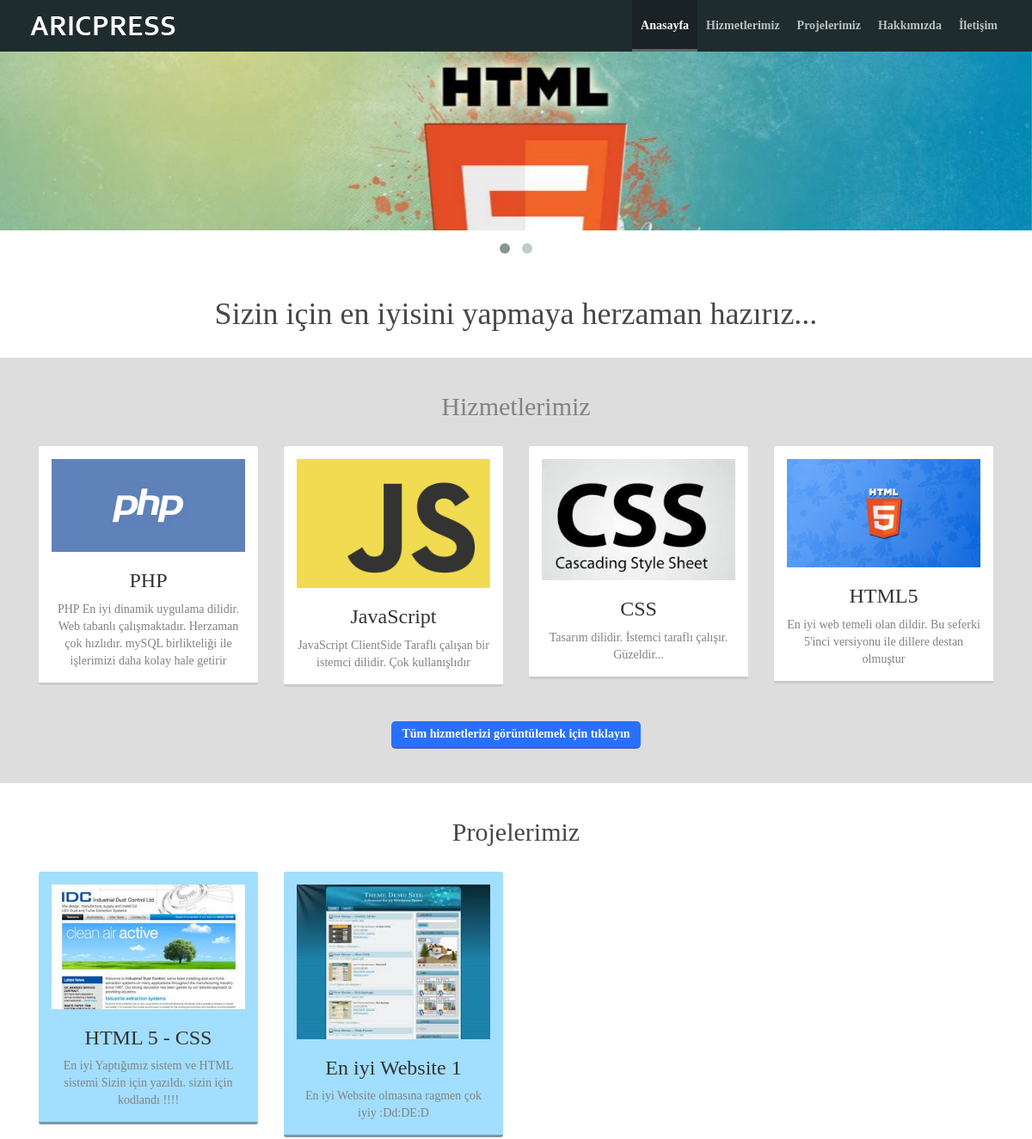
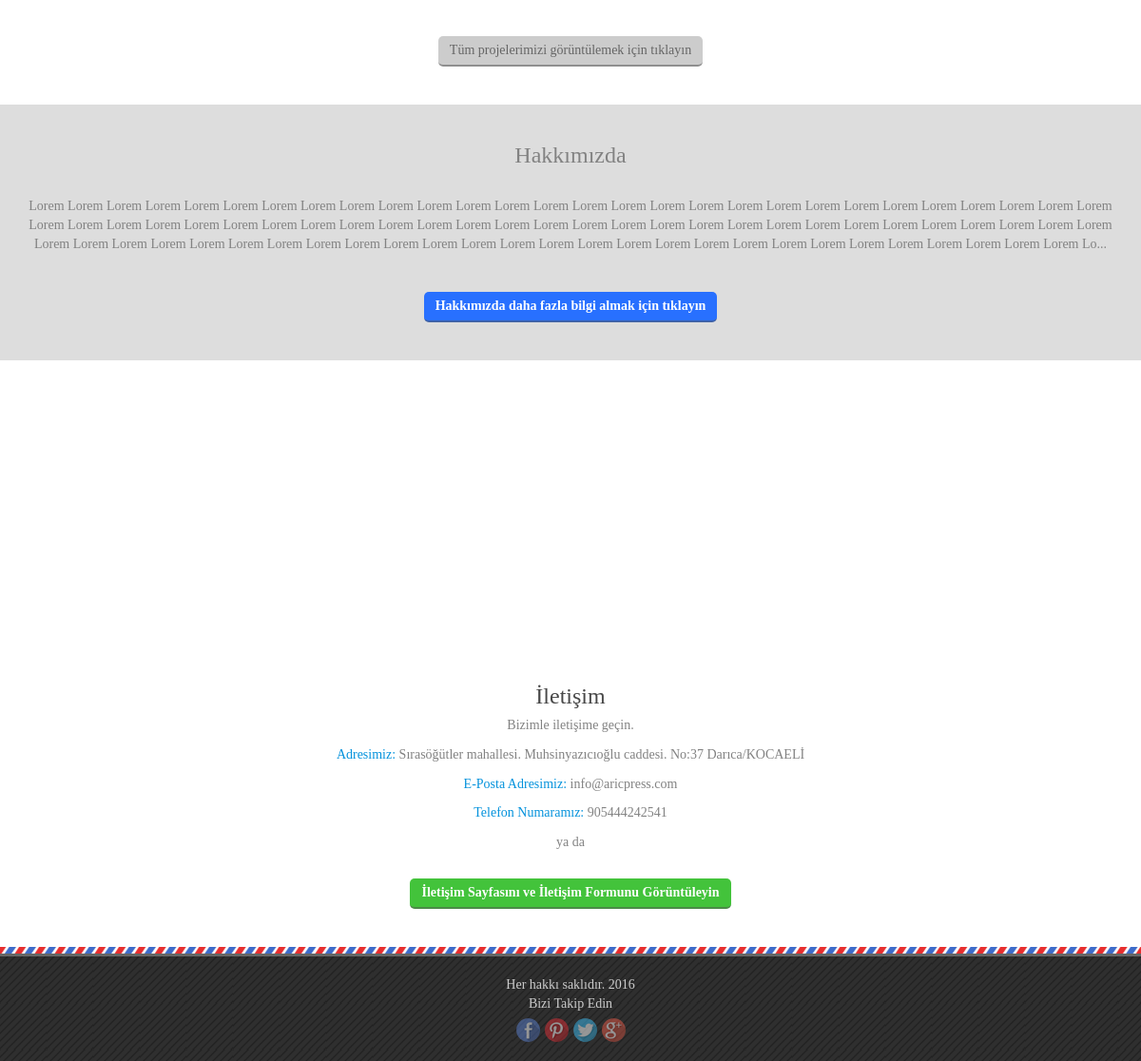
The page / on the database its author committed (2 pictures, top to bottom).
### tables this page shows
CREATE TABLE `slider_table` (
  `id` int(11) NOT NULL,
  `create_time` datetime DEFAULT NULL ON UPDATE CURRENT_TIMESTAMP
);

CREATE TABLE `system_table` (
  `admin_user` varchar(255) DEFAULT NULL,
  `admin_password` varchar(255) DEFAULT NULL,
  `copyright` varchar(255) DEFAULT NULL,
  `facebook` varchar(255) DEFAULT NULL,
  `twitter` varchar(255) DEFAULT NULL,
  `pinterest` varchar(255) DEFAULT NULL,
  `google_plus` varchar(255) DEFAULT NULL,
  `google_maps` varchar(255) DEFAULT NULL,
  `slogan` varchar(255) DEFAULT NULL,
  `adres` varchar(255) DEFAULT NULL,
  `tel` varchar(255) DEFAULT NULL,
  `info` text,
  `company_name` varchar(255) DEFAULT NULL,
  `eposta` varchar(255) DEFAULT NULL,
  `google_site_verification` varchar(255) DEFAULT NULL
);

CREATE TABLE `services_table` (
  `id` int(11) NOT NULL,
  `title` varchar(255) DEFAULT NULL,
  `content` text,
  `create_time` datetime DEFAULT NULL ON UPDATE CURRENT_TIMESTAMP
);

CREATE TABLE `project_table` (
  `id` int(11) NOT NULL,
  `title` varchar(255) DEFAULT NULL,
  `content` text,
  `create_time` datetime DEFAULT NULL ON UPDATE CURRENT_TIMESTAMP
);

### fn/page-inset/index.inset.php (the view, shortened to what this page needs)
<?php
$kyt = $db->query("SELECT * FROM system_table")->fetch();
?>
<link rel="stylesheet" href="js/owl.carousel.css" />
<link rel="stylesheet" href="js/owl.theme.css" />
<link rel="stylesheet" href="js/owl.transitions.css" />
<div id="slider" class="owl-carousel owl-theme">
        <?php
            global $db;
            foreach($db->query("SELECT id FROM slider_table") as $str) {
                echo "<div class=\"item\"><img stye=\"width:100%\" alt src=\"kit/slider/".$str["id"].".jpg\" /></div>";
            }
        ?>
</div>
<div class="nav">
    <div class="container">
        <br />
        <h1 class="text-center" style="color: #484848"><?php echo $kyt["slogan"]?></h1>
        <br />
    </div>
</div>
<div class="nav bg-open-gray">
    <div class="container">
        <br />
        <h2 class="text-center d-g-c">Hizmetlerimiz</h2>
        <br />
        <div class="nav">
            <?php
            global $db;
            foreach($db->query("SELECT * FROM services_table LIMIT 4") as $str) {
                echo "<div class=\"col-xs-12 col-sm-6 col-md-3 col-lg-3\"><div class=\"nav pankarts\"><img class=\"img-responsive\" alt src=\"kit/services/".$str["id"].".jpg\" /><h3 class=\"text-center\">".$str["title"]."</h3><div class=\"nav d-g-c text-center\">".$str["content"]."</div></div></div>";
            }
            ?>
        </div>
        <br />
        <br />
        <div class="nav">
            <button type="button" style="display: block" onclick="all_services()" class="tf-btn tf-btn-blue pull-center">Tüm hizmetlerizi görüntülemek için tıklayın</button>
        </div>
        <br />
        <br />
    </div>
</div>
<div class="nav">
    <div class="container">
        <br />
        <h2 class="text-center ud-g-c">Projelerimiz</h2>
        <br />
        <div class="nav">
            <?php
            global $db;
            foreach($db->query("SELECT * FROM project_table ORDER BY id DESC LIMIT 4") as $str) {
                echo "<div class=\"col-xs-12 col-sm-6 col-md-3 col-lg-3\"><div class=\"nav pankarts-gray\"><img class=\"img-responsive\" alt src=\"kit/projects/".$str["id"].".jpg\" /><h3 class=\"text-center\">".$str["title"]."</h3><div class=\"nav d-g-c text-center\">".$str["content"]."</div></div></div>";
            }
            ?>
        </div>
        <br />
        <br />
        <div class="nav">
            <button type="button" style="display: block" onclick="all_projects()" class="tf-btn pull-center">Tüm projelerimizi görüntülemek için tıklayın</button>
        </div>
        <br />
        <br />
    </div>
    </div>
<div class="nav bg-open-gray d-g-c">
    <div class="container">
        <br />
        <h3 class="text-center">Hakkımızda</h3>
        <br />
        <div class="nav text-center"><?php echo substr($kyt["info"], 0, 500);?>...</div>
        <br />
        <br />
        <div class="nav">
            <button type="button" style="display: block" onclick="about()" class="tf-btn tf-btn-blue pull-center">Hakkımızda daha fazla bilgi almak için tıklayın</button>
        </div>
        <br />
        <br />
    </div>
</div>
<div class="nav" id="map" style="height:300px">
</div>
<div class="nav">
    <div class="container d-g-c">
        <br />
        <h3 class="text-center ud-g-c">İletişim</h3>
        <h5 class="text-center">
            Bizimle iletişime geçin.
            <br />
            <br />
            <font color="#0492dc">Adresimiz: </font> <?php echo $kyt["adres"];?>
            <br />
            <br />
            <font color="#0492dc">E-Posta Adresimiz: </font> <?php echo $kyt["eposta"];?>
            <br />
            <br />
            <font color="#0492dc">Telefon Numaramız: </font> <?php echo $kyt["tel"];?>
            <br />
            <br />
            ya da
        </h5>
        <br />
        <center><button type="button" onclick="contact()" class="tf-btn tf-btn-green">İletişim Sayfasını ve İletişim Formunu Görüntüleyin</button></center>
        <br />
        <br />
    </div>
</div>

### index.php (shortened to what this page needs)
<?php
include("fn/dbManager.php");
$page = @$_GET["page"];
?>
<!DOCTYPE html>
<html lang="tr">
  	<head>
	    <link href="css/bootstrap.min.css" rel="stylesheet" />
	    <link href="css/framework.min.css" rel="stylesheet" />
  	</head>
    <body>
        <?php
        include("top.php");
        switch($page) {
            case null:{
                include("fn/page-inset/index.inset.php");
            };break;
        };
        include("bottom.php");
        ?>
    </body>
</html>

### top.php (shortened to what this page needs)
<div class="nav" style="background-color:#1f2c2e">
    <div class="container">
        <div class="pull-left">
            <img src="kit/other/logo.png" />
        </div>
        <div class="pull-right" id="menu">
            <ul class="hidden-xs">
                <li><a href="/">Anasayfa</a></li>
                <li><a href="hizmetlerimiz">Hizmetlerimiz</a></li>
                <li><a href="projelerimiz">Projelerimiz</a></li>
                <li><a href="hakkimizda">Hakkımızda</a></li>
                <li><a href="iletisim">İletişim</a></li>
            </ul>
        </div>
    </div>
</div>

### bottom.php (shortened to what this page needs)
<?php
$social = $db->query("SELECT * FROM system_table")->fetch();
?>
<div class="nav" id="serit"></div>
<div class="nav" id="footer-wrap">
    <br />
    <div class="container text-center o-g-c">
        <span><?php echo $social["copyright"];?></span>
        <br />
        <span>Bizi Takip Edin</span>
        <br />
        <div class="pull-center" style="width: 115px; margin-top: 5px">
                <a class="social-img" id="facebook" href="https://www.facebook.com/<?php echo $social["facebook"]?>"></a>
                <a class="social-img" id="pinterest" href="https://www.pinterest.com/<?php echo $social["pinterest"]?>"></a>
                <a class="social-img" id="twitter" href="https://www.twitter.com/<?php echo $social["twitter"]?>"></a>
                <a class="social-img" id="google" href="https://plus.google.com/<?php echo $social["google_plus"]?>"></a>
        </div>
    </div>
    <br />
</div>

### top.php (style rules this page uses)
#menu { height:60px;background-color:transparent;padding:0px; }
#menu>ul { padding:0px;margin:0px;height:60px;list-style-type:none; }
#menu>ul>li { float:left;height:100%; }
#menu>ul>li>a { display:block;padding:0px 10px;color:rgba(255,255,255,0.7);font-weight:600;line-height:60px;height: 60px;border-bottom:3px inset transparent;text-decoration:none!important;-webkit-transition:color 0.2s,background-color 0.2s,border-bottom-color 0.2s;-moz-transition:color 0.2s,background-color 0.2s,border-bottom-color 0.2s;-ms-transition:color 0.2s,background-color 0.2s,border-bottom-color 0.2s;-o-transition:color 0.2s,background-color 0.2s,border-bottom-color 0.2s;transition:color 0.2s,background-color 0.2s,border-bottom-color 0.2s; }

### fn/page-inset/index.inset.php (style rules this page uses)
#slider { width: 100%;overflow: hidden; }
.bg-open-gray { background-color: #ddd; }
.pankarts { background-color: #fff;border-bottom: 3px inset rgba(0,0,0,0.3);padding: 15px;border-radius: 3px; }
.ud-g-c { color: #484848; }
.pankarts-gray { background-color: rgba(70,190,255,0.5);padding: 15px;border-bottom: 3px inset rgba(0,0,0,0.5);border-radius: 3px; }
#slider .item img { display: block;width: 100%;height: auto; }

### bottom.php (style rules this page uses)
#footer-wrap { background-image:url(kit/other/texture-bg.png); }
.social-img { float:left;display:block;width:25px;height:25px;border-radius:100%;background-image:url(kit/other/social.png);margin-left:5px;opacity:0.5;-webkit-transition: opacity 0.2s;-moz-transition: opacity 0.2s;-ms-transition: opacity 0.2s;-o-transition: opacity 0.2s;transition: opacity 0.2s; }
#facebook { background-position:0px 0px;margin-left: 0px; }
#pinterest { background-position:-27px 0px; }
#twitter { background-position:-52px 0px; }
#google { background-position:right top; }
#serit { height:10px;background-image: url(kit/other/serit.png);background-position: -3px;border-bottom: 3px solid #666 }

### rows shown on the page
system_table: slogan "Sizin için en iyisini yapmaya herzaman hazırız...", info "Lorem Lorem Lorem Lorem Lorem Lorem Lorem Lorem Lorem Lorem Lorem Lorem Lorem Lorem Lorem Lorem Lorem Lorem Lorem Lorem Lorem Lorem Lorem Lorem Lorem Lorem Lorem Lorem Lorem Lorem Lorem Lorem Lorem Lorem Lorem Lorem Lorem Lorem Lorem Lorem Lorem Lorem Lorem Lorem Lorem Lorem Lorem Lorem Lorem Lorem Lorem Lorem Lorem Lorem Lorem Lorem Lorem Lorem Lorem Lorem Lorem Lorem Lorem Lorem Lorem Lorem Lorem Lorem Lorem Lorem Lorem Lorem Lorem Lorem Lorem Lorem Lorem Lorem Lorem Lorem Lorem Lorem Lorem Lo", adres "Sırasöğütler mahallesi. Muhsinyazıcıoğlu caddesi. No:37 Darıca/KOCAELİ", eposta "info@aricpress.com", tel "905444242541", copyright "Her hakkı saklıdır. 2016"
services_table: shows a picture, title "PHP", content "PHP En iyi dinamik uygulama dilidir. Web tabanlı çalışmaktadır. Herzaman çok hızlıdır. mySQL birlikteliği ile işlerimizi daha kolay hale getirir"
services_table: shows a picture, title "JavaScript", content "JavaScript ClientSide Taraflı çalışan bir istemci dilidir. Çok kullanışlıdır"
services_table: shows a picture, title "CSS", content "Tasarım dilidir. İstemci taraflı çalışır. Güzeldir..."
services_table: shows a picture, title "HTML5", content "En iyi web temeli olan dildir. Bu seferki 5'inci versiyonu ile dillere destan olmuştur"
project_table: shows a picture, title "HTML 5 - CSS", content "En iyi Yaptığımız sistem ve HTML sistemi Sizin için yazıldı. sizin için kodlandı !!!!"
project_table: shows a picture, title "En iyi Website 1", content "En iyi Website olmasına ragmen çok iyiy :Dd:DE:D"
